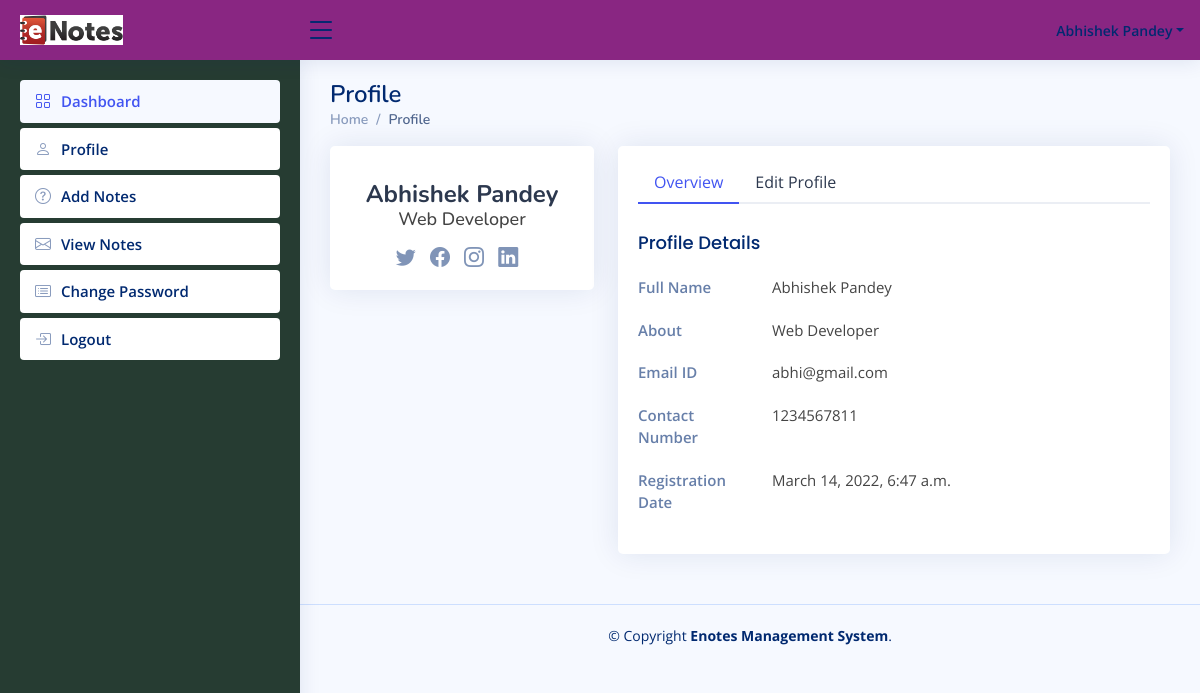
Screenshot of /profile (signed in) with the database file from the repository.
### enotes/models.py (models this page shows, shortened)
class Signup(models.Model):
    user = models.ForeignKey(User, on_delete=models.CASCADE)
    ContactNo = models.CharField(max_length=10, null=True)
    About = models.CharField(max_length=450, null=True)
    Role = models.CharField(max_length=150, null=True)
    RegDate = models.DateTimeField(auto_now_add=True)

### enotes/views.py (the view, shortened to what this page needs)
# urls.py: path('profile', profile, name='profile'),
def profile(request):
    if not request.user.is_authenticated:
        return redirect('user_login')
    user = User.objects.get(id=request.user.id)
    signup = Signup.objects.get(user=user)
    return render(request, 'profile.html', locals())

### enotes/templates/profile.html (shortened to what this page needs)
{% extends 'usernavbar.html' %}
{% block main %}
<div class="pagetitle">
    <h1>Profile</h1>
    <nav>
        <ol class="breadcrumb">
            <li class="breadcrumb-item"><a href="/dashboard">Home</a></li>
            <li class="breadcrumb-item active">Profile</li>
        </ol>
    </nav>
</div>
<section class="section profile">
    <div class="row">
        <div class="col-xl-4">
            <div class="card">
                <div class="card-body profile-card pt-4 d-flex flex-column align-items-center">
                    <h2>{{user.first_name}} {{user.last_name}}</h2>
                    <h3>{{signup.About}}</h3>
                    <div class="social-links mt-2">
                        <a href="#" class="twitter"><i class="bi bi-twitter"></i></a>
                        <a href="#" class="facebook"><i class="bi bi-facebook"></i></a>
                        <a href="#" class="instagram"><i class="bi bi-instagram"></i></a>
                        <a href="#" class="linkedin"><i class="bi bi-linkedin"></i></a>
                    </div>
                </div>
            </div>
        </div>
        <div class="col-xl-8">
            <div class="card">
                <div class="card-body pt-3">
                    <ul class="nav nav-tabs nav-tabs-bordered">
                        <li class="nav-item">
                            <button class="nav-link active" data-bs-toggle="tab" data-bs-target="#profile-overview">
                                Overview
                            </button>
                        </li>
                        <li class="nav-item">
                            <button class="nav-link" data-bs-toggle="tab" data-bs-target="#profile-edit">Edit Profile
                            </button>
                        </li>
                    </ul>
                    <div class="tab-content pt-2">
                        <div class="tab-pane fade show active profile-overview" id="profile-overview">
                            <h5 class="card-title">Profile Details</h5>
                            <div class="row">
                                <div class="col-lg-3 col-md-4 label ">Full Name</div>
                                <div class="col-lg-9 col-md-8">{{user.first_name}} {{user.last_name}}</div>
                            </div>
                            <div class="row">
                                <div class="col-lg-3 col-md-4 label ">About</div>
                                <div class="col-lg-9 col-md-8">{{signup.About}}</div>
                            </div>
                            <div class="row">
                                <div class="col-lg-3 col-md-4 label">Email ID</div>
                                <div class="col-lg-9 col-md-8">{{user.username}}</div>
                            </div>
                            <div class="row">
                                <div class="col-lg-3 col-md-4 label">Contact Number</div>
                                <div class="col-lg-9 col-md-8">{{signup.ContactNo}}</div>
                            </div>
                            <div class="row">
                                <div class="col-lg-3 col-md-4 label">Registration Date</div>
                                <div class="col-lg-9 col-md-8">{{signup.RegDate}}</div>
                            </div>
                        </div>
                    </div>
                </div>
            </div>
        </div>
    </div>
</section>
{% endblock %}

### enotes/templates/usernavbar.html (shortened to what this page needs)
{% load static %}
<html lang="en">
<head>
  <link href="{% static 'assets/vendor/bootstrap/css/bootstrap.min.css' %}" rel="stylesheet">
  <link href="{% static 'assets/vendor/bootstrap-icons/bootstrap-icons.css' %}" rel="stylesheet">
  <link href="{% static 'assets/vendor/boxicons/css/boxicons.min.css' %}" rel="stylesheet">
  <link href="{% static 'assets/vendor/quill/quill.snow.css' %}" rel="stylesheet">
  <link href="{% static 'assets/vendor/quill/quill.bubble.css' %}" rel="stylesheet">
  <link href="{% static 'assets/vendor/remixicon/remixicon.css' %}" rel="stylesheet">
  <link href="{% static 'assets/vendor/simple-datatables/style.css' %}" rel="stylesheet">
  <link href="{% static 'assets/css/style.css' %}" rel="stylesheet">
</head>
<body>
  <header id="header" class="header fixed-top d-flex align-items-center">
    <div class="d-flex align-items-center justify-content-between">
      <a href="index.html" class="logo d-flex align-items-center">
        <img src="{% static 'images/enotes.jpg' %}" alt="">
      </a>
      <i class="bi bi-list toggle-sidebar-btn"></i>
    </div>
    <nav class="header-nav ms-auto">
      <ul class="d-flex align-items-center">
        <li class="nav-item dropdown pe-3">
          <a class="nav-link nav-profile d-flex align-items-center pe-0" href="#" data-bs-toggle="dropdown">
            <span class="d-none d-md-block dropdown-toggle ps-2">{{request.user.first_name}} {{request.user.last_name}}</span>
          </a>
        </li>
      </ul>
    </nav>
  </header>
  <aside id="sidebar" class="sidebar">
    <ul class="sidebar-nav" id="sidebar-nav">
      <li class="nav-item">
        <a class="nav-link" href="/dashboard">
          <i class="bi bi-grid"></i>
          <span>Dashboard</span>
        </a>
      </li>
      <li class="nav-item">
        <a class="nav-link collapsed" href="/profile">
          <i class="bi bi-person"></i>
          <span>Profile</span>
        </a>
      </li>
      <li class="nav-item">
        <a class="nav-link collapsed" href="/addNotes">
          <i class="bi bi-question-circle"></i>
          <span>Add Notes</span>
        </a>
      </li>
      <li class="nav-item">
        <a class="nav-link collapsed" href="/viewNotes">
          <i class="bi bi-envelope"></i>
          <span>View Notes</span>
        </a>
      </li>
      <li class="nav-item">
        <a class="nav-link collapsed" href="/changePassword">
          <i class="bi bi-card-list"></i>
          <span>Change Password</span>
        </a>
      </li>
      <li class="nav-item">
        <a class="nav-link collapsed" href="/logout">
          <i class="bi bi-box-arrow-in-right"></i>
          <span>Logout</span>
        </a>
      </li>
    </ul>
  </aside>
  <main id="main" class="main">
    <section class="section dashboard">
      {% block main %}
      {% endblock %}
    </section>
  </main>
  <footer id="footer" class="footer">
    <div class="copyright">
      &copy; Copyright <strong><span>Enotes Management System</span></strong>.
    </div>
  </footer>
</body>
</html>

### enotes/static/assets/css/style.css (style rules this page uses)
:root { scroll-behavior: smooth; }
body { font-family: "Open Sans", sans-serif; background: #f6f9ff; color: #444444; }
a { color: #4154f1; text-decoration: none; }
h1, h2, h3, h4, h5, h6 { font-family: "Nunito", sans-serif; }
#main { margin-top: 60px; padding: 20px 30px; transition: all 0.3s; }
.pagetitle { margin-bottom: 10px; }
.pagetitle h1 { font-size: 24px; margin-bottom: 0; font-weight: 600; color: #012970; }
.card { margin-bottom: 30px; border: none; border-radius: 5px; box-shadow: 0px 0 30px rgba(1, 41, 112, 0.1); }
.card-title { padding: 20px 0 15px 0; font-size: 18px; font-weight: 500; color: #012970; font-family: "Poppins", sans-serif; }
.card-body { padding: 0 20px 20px 20px; }
.breadcrumb { font-size: 14px; font-family: "Nunito", sans-serif; color: #899bbd; font-weight: 600; }
.breadcrumb a { color: #899bbd; transition: 0.3s; }
.breadcrumb .breadcrumb-item::before { color: #899bbd; }
.breadcrumb .active { color: #51678f; font-weight: 600; }
.nav-tabs-bordered { border-bottom: 2px solid #ebeef4; }
.nav-tabs-bordered .nav-link { margin-bottom: -2px; border: none; color: #2c384e; }
.nav-tabs-bordered .nav-link.active { background-color: #fff; color: #4154f1; border-bottom: 2px solid #4154f1; }
.logo { line-height: 1; }
@media (min-width: 1200px) { .logo { width: 280px; } }
.logo img { max-height: 30px; margin-right: 6px; }
.header { transition: all 0.5s; z-index: 997; height: 60px; box-shadow: 0px 2px 20px rgba(1, 41, 112, 0.1); background-color: #892682; padding-left: 20px; }
.header .toggle-sidebar-btn { font-size: 32px; padding-left: 5px; cursor: pointer; color: #012970; }
.header-nav ul { list-style: none; }
.header-nav > ul { margin: 0; padding: 0; }
.header-nav .nav-profile { color: #012970; }
.header-nav .nav-profile span { font-size: 14px; font-weight: 600; }
.sidebar { position: fixed; top: 60px; left: 0; bottom: 0; width: 300px; z-index: 996; transition: all 0.3s; padding: 20px; overflow-y: auto; scrollbar-width: thin; scrollbar-color: #aab7cf transparent; box-shadow: 0px 0px 20px rgba(1, 41, 112, 0.1); background-color: #263c32; }
@media (min-width: 1200px) { #main, #footer { margin-left: 300px; } }
.sidebar-nav { padding: 0; margin: 0; list-style: none; }
.sidebar-nav li { padding: 0; margin: 0; list-style: none; }
.sidebar-nav .nav-item { margin-bottom: 5px; }
.sidebar-nav .nav-link { display: flex; align-items: center; font-size: 15px; font-weight: 600; color: #4154f1; transition: 0.3; background: #f6f9ff; padding: 10px 15px; border-radius: 4px; }
.sidebar-nav .nav-link i { font-size: 16px; margin-right: 10px; color: #4154f1; }
.sidebar-nav .nav-link.collapsed { color: #012970; background: #fff; }
.sidebar-nav .nav-link.collapsed i { color: #899bbd; }
.profile .profile-card h2 { font-size: 24px; font-weight: 700; color: #2c384e; margin: 10px 0 0 0; }
.profile .profile-card h3 { font-size: 18px; }
.profile .profile-card .social-links a { font-size: 20px; display: inline-block; color: rgba(1, 41, 112, 0.5); line-height: 0; margin-right: 10px; transition: 0.3s; }
.profile .profile-overview .row { margin-bottom: 20px; font-size: 15px; }
.profile .profile-overview .card-title { color: #012970; }
.profile .profile-overview .label { font-weight: 600; color: rgba(1, 41, 112, 0.6); }
.footer { padding: 20px 0; font-size: 14px; transition: all 0.3s; border-top: 1px solid #cddfff; }
.footer .copyright { text-align: center; color: #012970; }

### rows the page displays
Signup: About "Web Developer", ContactNo "1234567811", RegDate "March 14, 2022, 6:47 a.m."

### other values shown
{{ request.user.first_name }} "Abhishek"
{{ request.user.last_name }} "Pandey"
{{ user.first_name }} "Abhishek"
{{ user.last_name }} "Pandey"
{{ user.username }} "abhi@gmail.com"
